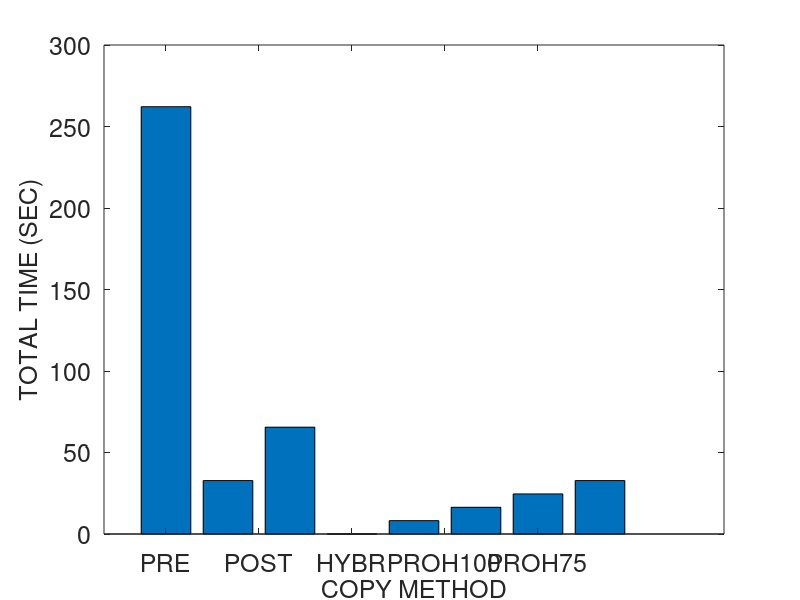
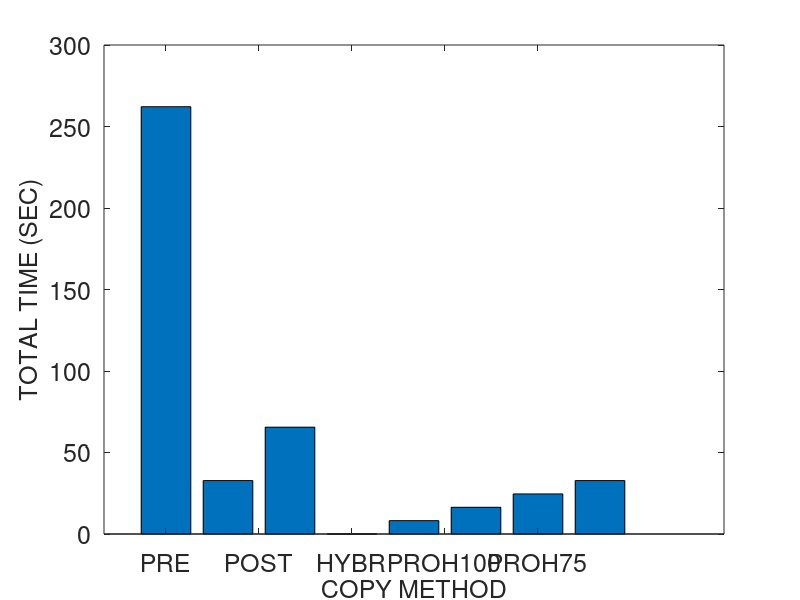
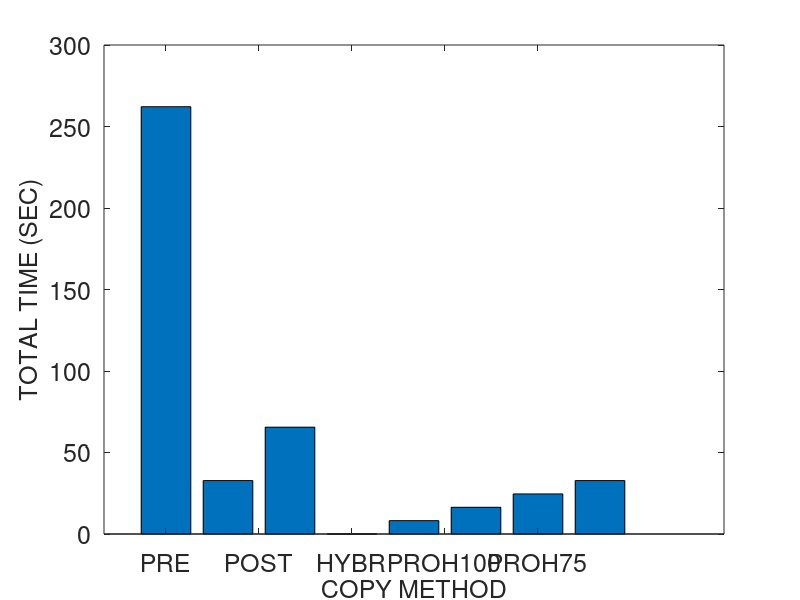
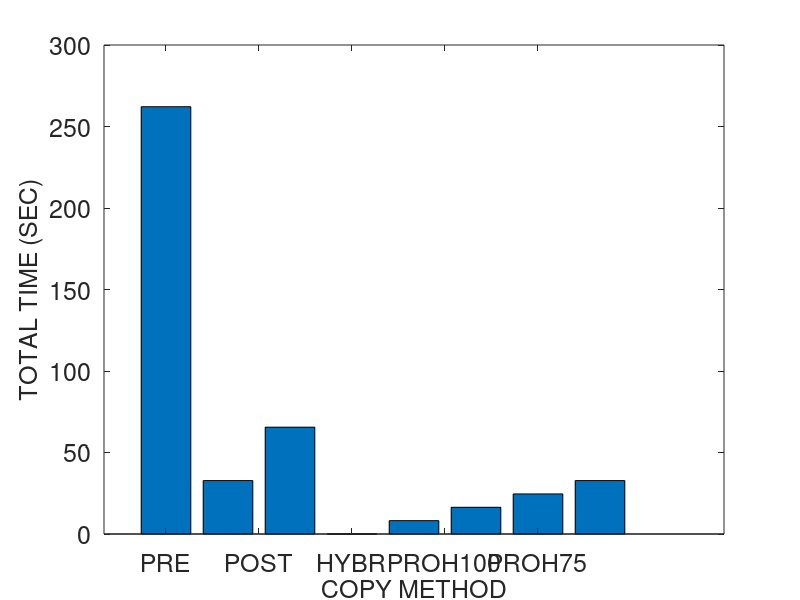

Reproduce these figures in MATLAB, in order.
% basic hybrid copy migration
	global wss numpages readrate dirtyrate pagesize b scinfo
	global totaltime downtime totaldata

% memory size in MB
r = 4096
r *= 1024 % convert to KB

% page dirty rate in percent (%): against to total memory pages
readrate = 0
prefix = strcat ("M4G_R", num2str(readrate))
readrate /= 100

dirtyrate = 100 
prefix = strcat (prefix, "_W", num2str(dirtyrate))
dirtyrate /= 100

% prediction accuracy 0 through 1
acc = 1

pagesize = 4 % in KB
numpages = r / pagesize

% delta compression rate
comp = 0.5 

% amount of CPU and device states in KB 
scinfo = 100

% working set size in number of pages
wss = numpages * 0.25

% 0: zero, 1: read, 2: dirtied, 3: inactive data
mem = zeros(1, numpages);

run = 1

%prefix = strcat (prefix, "_acc", num2str(acc), "_r", num2str(run))

% bandwidth in gbps
b = 1000 
b = b * 1024/8 % convert to KB

%fontsize = 10
fontsize = 18
%fontsize = 20

totaltime = 0;
downtime = 0;
totaldata = 0;

A = zeros(8, 3);

%%%%%%%%%%%%%%%%%%%%%%%%%%%%%%
% precopy migration
%%%%%%%%%%%%%%%%%%%%%%%%%%%%%%
fprintf('\n')
disp('==================== Precopy migration ====================')
% iterations
present = numpages * pagesize
iter = 0
while present > 50 && iter < 29 && totaldata < 4*r
	pretime = present / b
	totaltime += pretime
	totaldata += present
	present = numpages * pagesize * dirtyrate 
	%dirts = wss * dirtyrate
	iter += 1
end

% stop-and-copy phase
% stop conditions: 29 iterations, 50 pages, 4 memory size sent
scsent = scinfo + present * pagesize
downtime = scsent / b
totaltime += downtime
totaldata += scsent

% network fault rate
NFR = 0

A (1, 1) = totaltime;
A (1, 2) = downtime;
A (1, 3) = totaldata;

%%%%%%%%%%%%%%%%%%%%%%%%%%%%%%
% postcopy migration
%%%%%%%%%%%%%%%%%%%%%%%%%%%%%%
fprintf('\n')
disp('===================== Postcopy migration ======================')
totaltime = 0;
downtime = 0;
totaldata = 0;

% stop-and-copy phase
scsent = scinfo
downtime = scsent / b
totaltime += downtime
totaldata += scsent

% prepaging (bubbling) and on-demand paging
postsent = r
posttime = postsent/b
totaltime += posttime
totaldata += postsent
% network fault rate
NFR = 0.2

A (2, 1) = totaltime;
A (2, 2) = downtime;
A (2, 3) = totaldata;

%%%%%%%%%%%%%%%%%%%%%%%%%%%%%%
% hybrid copy migration
%%%%%%%%%%%%%%%%%%%%%%%%%%%%%%
fprintf('\n')
disp('==================== Hybrid copy migration ====================')
totaltime = 0;
downtime = 0;
totaldata = 0;

% precopy phase: single iteration
present = r
pretime = present / b
totaltime += pretime
totaldata += present

% stop-and-copy phase
bitmapsize = 500 % KB
scsent = scinfo + bitmapsize
downtime = scsent / b
totaltime += downtime
totaldata += scsent

% postcopy phase: prepaging (bubbling) and on-demand paging
%dirts = wss * dirtyrate
dirts = numpages * dirtyrate
postsent = dirts * pagesize
posttime = postsent/b
totaltime += posttime
totaldata += postsent
% network fault rate
NFR = 0.2

A (3, 1) = totaltime;
A (3, 2) = downtime;
A (3, 3) = totaldata;

%%%%%%%%%%%%%%%%%%%%%%%%%%%%%%
% proactive hybrid copy migration
%%%%%%%%%%%%%%%%%%%%%%%%%%%%%%
%disp(char(10))
fprintf('\n')
disp('=============== Proactive hybrid copy migration ================')

function [tt, dt, td] = prohybrid(acc)
	global wss numpages readrate dirtyrate pagesize b scinfo
	global totaltime downtime totaldata

	totaltime = 0;
	downtime = 0;
	totaldata = 0;

% precopy phase
% LRU, PFR

% scan the dirtied pages
% for dirtied pages
% 	mark dirtied (1)
% 	mem(random (1, wss * 0.1))	
%randperm(int64(wss * 0.1));
% for read pages
% 	mark read (2)
% 	mem (random (wss * 0.1, wss * 0.2))

% for pages
% 	predict read/write

% send the pages most likely to be read and least likely to be dirtied
% do not send the pages most likely to be dirtied
% construct queue with the order of p1/p2
%reads = numpages * 0.4 
% total read rate = wss * read_rate = 0.25 * 0.16 = 0.04 (4%)
%read_rate = 0.16
%read_rate = 0.04 % 4% of total memory
% total write rate = wss * write_rate = 0.25 * 0.16 = 0.04 (4%)
%write_rate = 0.16
%write_rate = 0.04 % 4% of total memory
% simple case: readonly pages (RO) - zero dirtied pages 
%RO = 0.3
	pred_pages = numpages * readrate * acc

% LRU
% for LRU queue
% 	mark sent
%	insert the pages into cache and perform delta compression

	present = pred_pages * pagesize
	pretime = present/b
	totaltime += pretime
	totaldata += present

	% stop-and-copy phase
	% send the CPU and device states
	bitmapsize = 500 % KB
	scsent = scinfo + bitmapsize
	downtime = scsent/b
	totaltime += downtime
	totaldata += scsent

	% postcopy phase
	postsent = (numpages - pred_pages) * pagesize

	% exclude the predicted dirtied pages 
	pred_dirts = numpages * dirtyrate * acc
	postsent = (numpages - pred_pages - pred_dirts) * pagesize
	posttime = postsent/b
	totaltime += posttime
	totaldata += postsent
end

% network fault rate
NFR = 0.2

prohybrid(acc)
A (4, 1) = totaltime;
A (4, 2) = downtime;
A (4, 3) = totaldata;

acc = 0.75
prohybrid(acc);
A (5, 1) = totaltime;
A (5, 2) = downtime;
A (5, 3) = totaldata;

acc = 0.5
prohybrid(acc);
A (6, 1) = totaltime;
A (6, 2) = downtime;
A (6, 3) = totaldata;

acc = 0.25
prohybrid(acc);
A (7, 1) = totaltime;
A (7, 2) = downtime;
A (7, 3) = totaldata;

acc = 0
prohybrid(acc);
A (8, 1) = totaltime;
A (8, 2) = downtime;
A (8, 3) = totaldata

%%%%%%%%%%%%%%%%%%%%%%%%%%%%%%%%%%%%%%%%%%%%%%%%%%%%%%%
%                     plotting
% precopy
% postcopy
% hybrid
% pro-hybrid
%%%%%%%%%%%%%%%%%%%%%%%%%%%%%%%%%%%%%%%%%%%%%%%%%%%%%%%

%prefix = "M4G_R14W14_acc100_r1"
%prefix = strcat ("M4G_R", readrate, "W", dirtyrate, "acc", acc, "r", run)
%prefix = strcat (prefix, "W")
%prefix = strcat (prefix, dirtyrate)

dlmwrite (prefix, A, ' ')

%%%%%%%%%%%%%%%%%%%% total time %%%%%%%%%%%%%%%%%%%%%%
figure;
output = strcat(prefix, ".tt");
%output = prefix
%x = ['PRECOPY', 'POSTCOPY', 'HYBRID', 'PRO-HYBRID'];
x = {'PRE', 'POST', 'HYBR', 'PROH100', 'PROH75', 'PROH50', 'PROH25', 'PROH0'};
%x = 1:1:length(A);
%plot(x, A(:,2)/1000000, x, A(:,3)/1000000, '-.*');
%plot(A(:,2));

%xtics = 1:4:16
%bar(xtics, A(:,1))
%bar(A(:,1), XTicksLabelStyle = Diagonal)
bar(A(:,1))
set(gca, 'XTick', 1:1.5:8, 'XTickLabel', x, 'FontSize', fontsize)
xlabel('COPY METHOD', 'FontSize', fontsize);
ylabel('TOTAL TIME (SEC)', 'FontSize', fontsize);
%legend('PRECOPY', 'POSTCOPY', 'HYBRID', 'PRO-HYBRID');
%bar(x, A(:,1))

saveas (1, strcat(output, ".png"));
saveas (1, strcat(output, ".eps"));
saveas (1, strcat(output, ".emf"));

%%%%%%%%%%%%%%%%%%%% downtime %%%%%%%%%%%%%%%%%%%%%%
figure;
output = strcat(prefix, ".dt");

bar(A(:,2))
set(gca, 'XTick', 1:8, 'XTickLabel', x, 'FontSize', fontsize)
xlabel('COPY METHOD', 'FontSize', fontsize);
ylabel('DOWNTIME (SEC)', 'FontSize', fontsize);

saveas (1, strcat(output, ".png"));
saveas (1, strcat(output, ".eps"));
saveas (1, strcat(output, ".emf"));

%%%%%%%%%%%%%%%%%%%% total data %%%%%%%%%%%%%%%%%%%%%%
figure;
output = strcat(prefix, ".td");

bar(A(:,3))
set(gca, 'XTick', 1:8, 'XTickLabel', x, 'FontSize', fontsize)
xlabel('COPY METHOD', 'FontSize', fontsize);
ylabel('TOTAL DATA TRANSFERRED (KB)', 'FontSize', fontsize);

saveas (1, strcat(output, ".png"));
saveas (1, strcat(output, ".eps"));
saveas (1, strcat(output, ".emf"));
